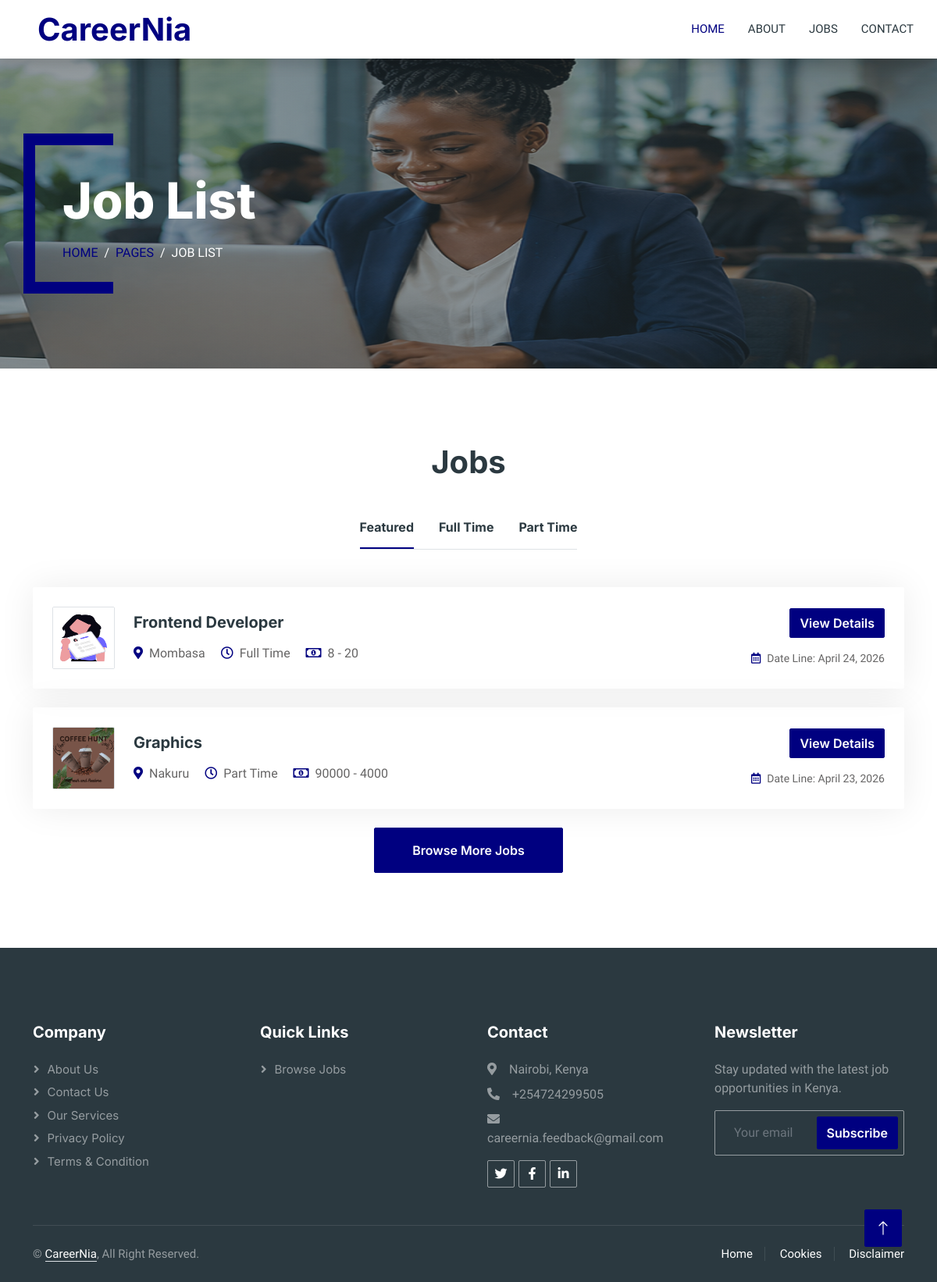
Screenshot of /jobs/ with the database file from the repository.
### app/models.py (models this page shows, shortened)
class Job(models.Model):
    title = models.CharField(max_length=200)
    company_logo = models.ImageField(upload_to='logos/')
    location = models.ForeignKey(Location, on_delete=models.CASCADE)
    category = models.ForeignKey(Category, on_delete=models.CASCADE)
    job_type = models.CharField(
        max_length=20,
        choices=JobType.choices
    )
    is_featured = models.BooleanField(default=False)
    salary_min = models.IntegerField()
    salary_max = models.IntegerField()
    deadline = models.DateField()
    description = models.TextField(blank=True)
    responsibilities = models.TextField(blank=True)
    qualifications = models.TextField(blank=True)
    created_at = models.DateTimeField(auto_now_add=True )

class Location(models.Model):
    name=models.CharField(max_length=100)

### app/views.py (the view)
# urls.py: path('jobs/', views.job_list, name='job_list'),                    # Cleaner URL
def job_list(request):
    jobs = Job.objects.all().order_by('-created_at')
    cat_id = request.GET.get('category')
    loc_id = request.GET.get('location')
    keyword = request.GET.get('keyword')
    if cat_id:
        jobs = jobs.filter(category_id=cat_id)
    if loc_id:
        jobs = jobs.filter(location_id=loc_id)
    if keyword:
        jobs = jobs.filter(title__icontains=keyword)
    featured_jobs = Job.objects.filter(is_featured=True)[:6]
    full_time_jobs = Job.objects.filter(job_type='Full Time')[:6]
    part_time_jobs = Job.objects.filter(job_type='Part Time')[:6]
    return render(request, 'job-list.html', {
        "jobs": jobs,
        "categories": Category.objects.all(),
        "locations": Location.objects.all(),
        "featured_jobs": featured_jobs,
        "full_time_jobs": full_time_jobs,
        "part_time_jobs": part_time_jobs,
    })

### app/templates/job-list.html
{% extends 'base.html' %}
{% load static %}
{% block content %}
    <div class="container-xxl bg-white p-0">
        <div class="container-xxl py-5 bg-dark page-header mb-5">
            <div class="container my-5 pt-5 pb-4">
                <h1 class="display-3 text-white mb-3 animated slideInDown">Job List</h1>
                <nav aria-label="breadcrumb">
                    <ol class="breadcrumb text-uppercase">
                        <li class="breadcrumb-item"><a href="#">Home</a></li>
                        <li class="breadcrumb-item"><a href="#">Pages</a></li>
                        <li class="breadcrumb-item text-white active" aria-current="page">Job List</li>
                    </ol>
                </nav>
            </div>
        </div>
          {% include "partials/job_card.html" %}
{% endblock %}

### app/templates/partials/job_card.html (shortened to what this page needs)
        <div class="container-xxl py-5">
            <div class="container">
                <h1 class="text-center mb-5 wow fadeInUp" data-wow-delay="0.1s">Jobs</h1>
                <div class="tab-class text-center wow fadeInUp" data-wow-delay="0.3s">
                    <ul class="nav nav-pills d-inline-flex justify-content-center border-bottom mb-5">
                        <li class="nav-item">
                            <a class="d-flex align-items-center text-start mx-3 ms-0 pb-3 active" data-bs-toggle="pill" href="#tab-1">
                                <h6 class="mt-n1 mb-0">Featured</h6>
                            </a>
                        </li>
                        <li class="nav-item">
                            <a class="d-flex align-items-center text-start mx-3 pb-3" data-bs-toggle="pill" href="#tab-2">
                                <h6 class="mt-n1 mb-0">Full Time</h6>
                            </a>
                        </li>
                        <li class="nav-item">
                            <a class="d-flex align-items-center text-start mx-3 me-0 pb-3" data-bs-toggle="pill" href="#tab-3">
                                <h6 class="mt-n1 mb-0">Part Time</h6>
                            </a>
                        </li>
                    </ul>
                    <div class="tab-content">
                        <div id="tab-1" class="tab-pane fade show p-0 active">
                            {% for job in featured_jobs %}
 <div class="job-item p-4 mb-4">
                                <div class="row g-4">
                                    <div class="col-sm-12 col-md-8 d-flex align-items-center">
                                        <img class="flex-shrink-0 img-fluid border rounded" src="{{ job.company_logo.url }}" alt="" style="width: 80px; height: 80px;">
                                        <div class="text-start ps-4">
                                            <h5 class="mb-3">{{ job.title }}</h5>
                                            <span class="text-truncate me-3"><i class="fa fa-map-marker-alt text-primary me-2"></i>{{ job.location.name }}</span>
                                            <span class="text-truncate me-3"><i class="far fa-clock text-primary me-2"></i>{{ job.job_type }}</span>
                                            <span class="text-truncate me-0"><i class="far fa-money-bill-alt text-primary me-2"></i>{{ job.salary_min }} - {{ job.salary_max }}</span>
                                        </div>
                                    </div>
                                    <div class="col-sm-12 col-md-4 d-flex flex-column align-items-start align-items-md-end justify-content-center">
                                        <div class="d-flex mb-3">
                                            <a href="{% url 'job_detail' job.id %}"
                                           class="btn btn-primary">
                                            View Details
                                        </a>
                                        </div>
                                        <small class="text-truncate"><i class="far fa-calendar-alt text-primary me-2"></i>Date Line: {{ job.deadline }}</small>
                                    </div>
                                </div>
                            </div>
                             {% empty %}
                        <p>No featured jobs available.</p>
                    {% endfor %}
                            <a class="btn btn-primary py-3 px-5" href="">Browse More Jobs</a>
                        </div>
                    </div>
                </div>
            </div>
        </div>

### static/css/style.css (style rules this page uses)
:root { --primary: #000080; --secondary: #2B9BFF; --light: #ffffff; --dark: #2B3940; }
.btn { font-family: 'Inter', sans-serif; font-weight: 600; transition: .5s; }
.btn.btn-primary, .btn.btn-secondary { color: #FFFFFF; }
.header-carousel .container, .page-header .container { position: relative; padding: 45px 0 45px 35px; border-left: 15px solid var(--primary); }
.header-carousel .container::before, .header-carousel .container::after, .page-header .container::before, .page-header .container::after { position: absolute; content: ""; top: 0; left: 0; width: 100px; height: 15px; background: var(--primary); }
.header-carousel .container::after, .page-header .container::after { top: 100%; margin-top: -15px; }
.page-header { background: linear-gradient(rgba(43, 57, 64, .5), rgba(43, 57, 64, .5)), url(../img/carousel-1.png) center center no-repeat; background-size: cover; }
.breadcrumb-item + .breadcrumb-item::before { color: var(--light); }
.nav-pills .nav-item .active { border-bottom: 2px solid var(--primary); }
.job-item { border: 1px solid transparent; border-radius: 2px; box-shadow: 0 0 45px rgba(0, 0, 0, .08); transition: .5s; }

### rows the page displays
Job: company_logo (picture), title "Frontend Developer", location.name "Mombasa", job_type "Full Time", salary_min "8", salary_max "20", deadline "April 24, 2026"
Job: company_logo (picture), title "Graphics", location.name "Nakuru", job_type "Part Time", salary_min "90000", salary_max "4000", deadline "April 23, 2026"
